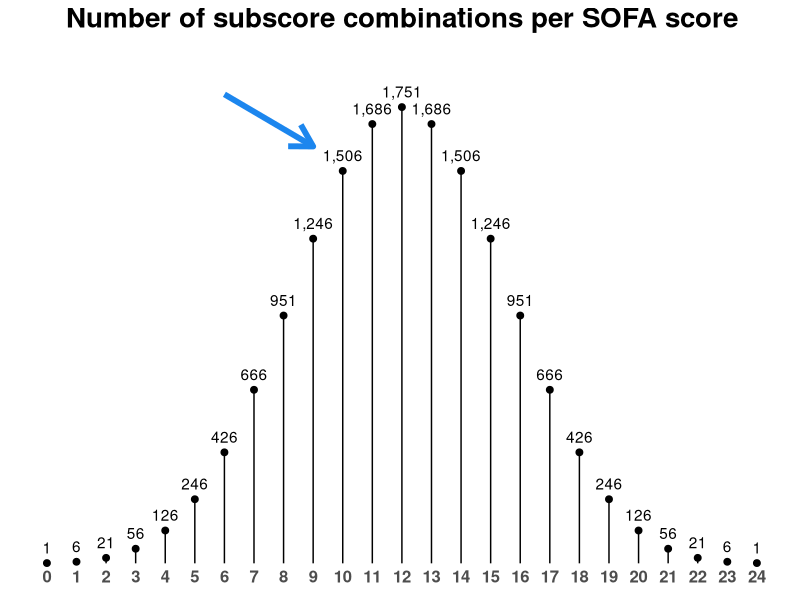

The R source for this figure:
## ---- chunk 1
combos <- expand.grid("lung" = 0:4, "liver" = 0:4, "heart" = 0:4, "blood" = 0:4, "brain" = 0:4, "kidney" = 0:4)
head(combos,n=20)
combos$total_sofa <- rowSums(combos)
head(combos,n=20)
sofa_counts <- table(combos$total_sofa)
sofa_counts
## ---- chunk 2
library(tidyverse)

combos %>%
  count(total_sofa) %>%
  ggplot(aes(total_sofa, n, label=formatC(n, format="d", big.mark=","))) +
  geom_point(size=2) +
  geom_segment(aes(x=total_sofa, xend=total_sofa, y=0, yend=n)) +
  geom_text(nudge_y = 60) +
  labs(x="Total SOFA Score", y="Number of Combinations") +
  scale_y_continuous(expand=c(0,0), limits=c(-20,2000), labels=scales::comma_format()) +
  scale_x_continuous(breaks = 0:24) +
  guides(fill=F) +
  scale_fill_gradient(low="navy",high="firebrick2") +
  theme_classic() +
  theme(axis.line = element_blank(),
        axis.title.y = element_blank(),
        axis.text.y = element_blank(),
        axis.ticks = element_blank(),
        axis.title.x = element_blank(),
         plot.title = element_text(hjust = 0.5,
                                  face = "bold", size = 20),
        axis.text.x = element_text(size=12, face="bold", vjust=2.5)
        ) +
  labs(title="Number of subscore combinations per SOFA score") + 
  annotate("segment", x = 6, xend = 9, y = 1800, yend = 1600, colour = "dodgerblue2", size=2, arrow=arrow())
